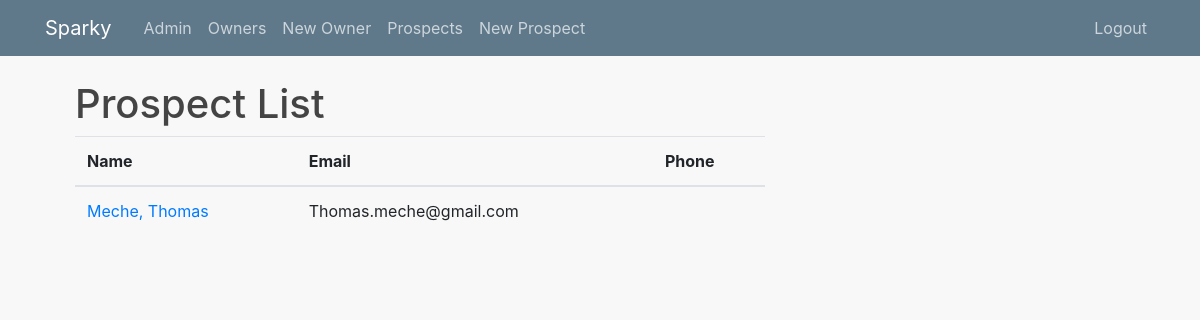
Before: /owner/prospects (signed in) with the older database file.
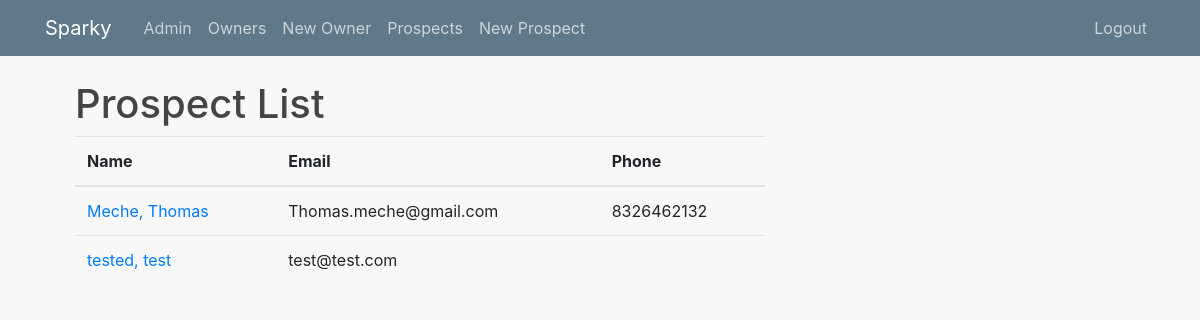
After: the same page with the newer database file.
### data_entry/models.py (models this page shows, shortened)
class ProspectiveOwner(models.Model):
    first_name = models.CharField(max_length=255)
    last_name = models.CharField(max_length=255)
    personal_email = models.EmailField(max_length=255)
    phone_1 = models.CharField(("Phone ex. 123-123-4567"), max_length=20)
    home_address = models.CharField(max_length=255)
    contact_date = models.DateField()
    referred_by = models.CharField(max_length=255)
    notes = models.TextField()

### data_entry/views.py (the view)
# urls.py: path('prospects', views.Prospects, name='prospects'),
@login_required
@permission_required('user.is_admin')
def Prospects(request):
    prospect = ProspectiveOwner.objects.all()
    return render(request, 'data_entry/prospect_list.html', {'prospect': prospect})

### data_entry/templates/data_entry/prospect_list.html
{% extends 'data_entry/base.html' %}
{% block content %}
    <H1>Prospect List</H1>
    <table class="table">
        <thead>
            <tr>
                <th>Name</th>
                <th>Email</th>
                <th>Phone</th>
            </tr>
        </thead>
        <tbody>
        {% for prospect in prospect %}
            <tr>
                <td><a href="{% url 'prospect' prospect.id %}">{{prospect.last_name}}, {{prospect.first_name}}</a></td>
                <td>{{prospect.personal_email}}</td>
                <td>{{prospect.phone_1}}</td>
            </tr>
        {% endfor %}
        </tbody>
{% endblock content %}

Changed rows visible on the page:
changed ProspectiveOwner "Meche": phone_1 (not shown) → "8326462132"
added ProspectiveOwner: last_name "tested", first_name "test", personal_email "test@test.com"
